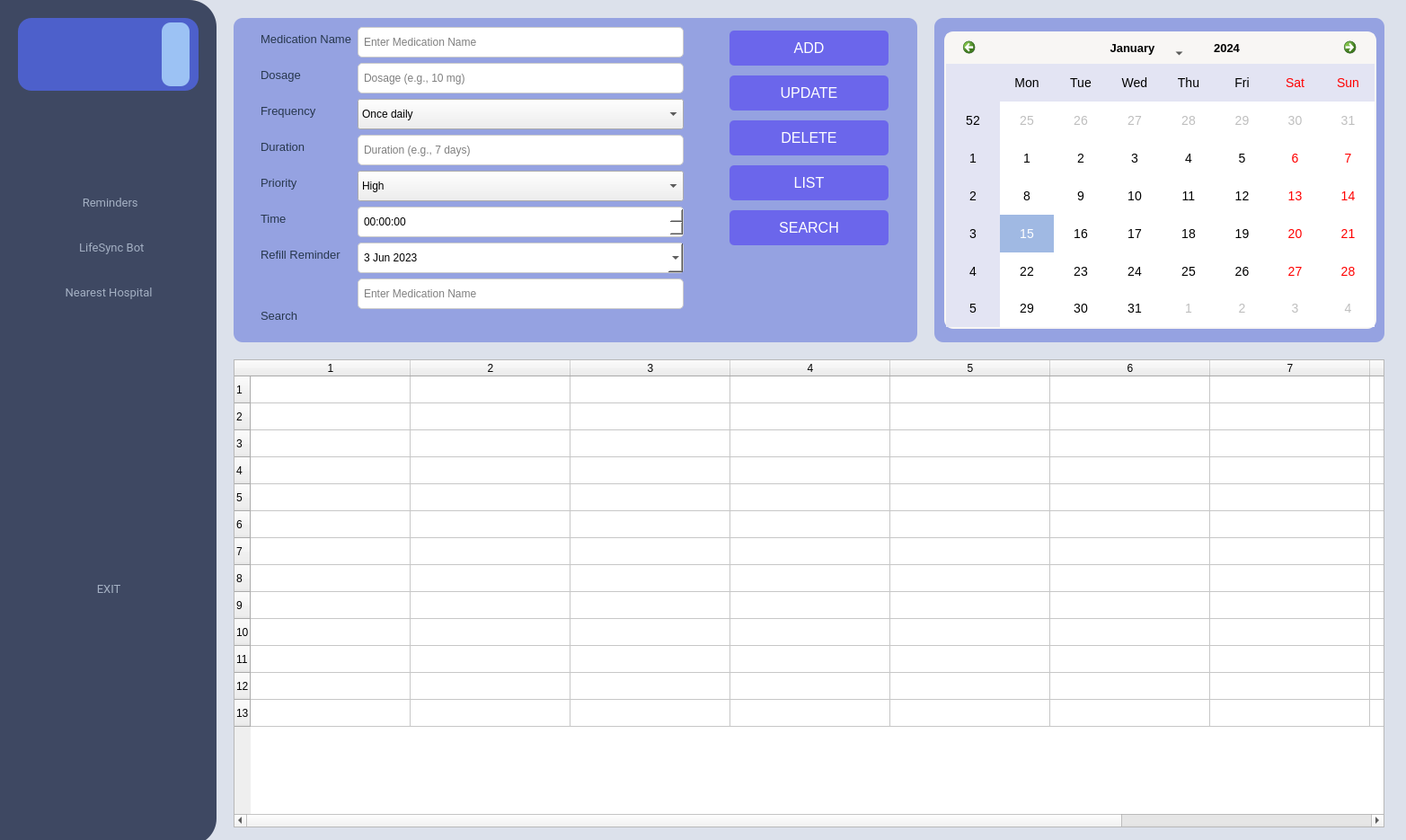
<?xml version="1.0" encoding="UTF-8"?>
<ui version="4.0">
 <class>MainWindow</class>
 <widget class="QMainWindow" name="MainWindow">
  <property name="geometry">
   <rect>
    <x>0</x>
    <y>0</y>
    <width>1565</width>
    <height>935</height>
   </rect>
  </property>
  <property name="minimumSize">
   <size>
    <width>1565</width>
    <height>935</height>
   </size>
  </property>
  <property name="maximumSize">
   <size>
    <width>1565</width>
    <height>935</height>
   </size>
  </property>
  <property name="windowTitle">
   <string>MainWindow</string>
  </property>
  <widget class="QWidget" name="centralwidget">
   <widget class="QWidget" name="menu_widget" native="true">
    <property name="geometry">
     <rect>
      <x>-30</x>
      <y>0</y>
      <width>271</width>
      <height>941</height>
     </rect>
    </property>
    <property name="styleSheet">
     <string notr="true">#menu_widget{
background-color:#3E4862;
border-radius: 30px;
}
#Reminders,
#Nearest_h,
#LifeSync,
#Exit{
background-color:#3E4862;
color:#A4B0C3;
border:none;
}
#Reminders:hover,
#Nearest_h:hover,
#LifeSync:hover,
#Exit:hover{
background-color:#2F3850;
color:#FFF;
border-radius:15px;
}
QPushButton:focus {
    outline: none;
}
</string>
    </property>
    <widget class="QPushButton" name="Reminders">
     <property name="geometry">
      <rect>
       <x>54</x>
       <y>200</y>
       <width>191</width>
       <height>51</height>
      </rect>
     </property>
     <property name="font">
      <font>
       <family>Roboto</family>
       <pointsize>10</pointsize>
      </font>
     </property>
     <property name="cursor">
      <cursorShape>PointingHandCursor</cursorShape>
     </property>
     <property name="layoutDirection">
      <enum>Qt::LeftToRight</enum>
     </property>
     <property name="styleSheet">
      <string notr="true"/>
     </property>
     <property name="text">
      <string>  Reminders</string>
     </property>
     <property name="icon">
      <iconset resource="resource.qrc">
       <normaloff>:/icons/icons/bell.svg</normaloff>:/icons/icons/bell.svg</iconset>
     </property>
     <property name="iconSize">
      <size>
       <width>20</width>
       <height>17</height>
      </size>
     </property>
    </widget>
    <widget class="QPushButton" name="Nearest_h">
     <property name="geometry">
      <rect>
       <x>54</x>
       <y>300</y>
       <width>191</width>
       <height>51</height>
      </rect>
     </property>
     <property name="font">
      <font>
       <family>Roboto</family>
       <pointsize>10</pointsize>
      </font>
     </property>
     <property name="cursor">
      <cursorShape>PointingHandCursor</cursorShape>
     </property>
     <property name="layoutDirection">
      <enum>Qt::LeftToRight</enum>
     </property>
     <property name="text">
      <string> Nearest Hospital</string>
     </property>
     <property name="icon">
      <iconset resource="resource.qrc">
       <normaloff>:/icons/icons/navigation.svg</normaloff>:/icons/icons/navigation.svg</iconset>
     </property>
     <property name="iconSize">
      <size>
       <width>20</width>
       <height>17</height>
      </size>
     </property>
     <property name="autoDefault">
      <bool>false</bool>
     </property>
     <property name="default">
      <bool>false</bool>
     </property>
     <property name="flat">
      <bool>false</bool>
     </property>
    </widget>
    <widget class="QLabel" name="yasli_amclar">
     <property name="geometry">
      <rect>
       <x>20</x>
       <y>700</y>
       <width>251</width>
       <height>291</height>
      </rect>
     </property>
     <property name="styleSheet">
      <string notr="true">image: url(:/icons/icons/person.svg);</string>
     </property>
     <property name="text">
      <string/>
     </property>
    </widget>
    <widget class="QFrame" name="logo_frame">
     <property name="geometry">
      <rect>
       <x>50</x>
       <y>20</y>
       <width>201</width>
       <height>81</height>
      </rect>
     </property>
     <property name="styleSheet">
      <string notr="true">#logo_frame{
background-color: rgba(79, 99, 215,0.9);
border-radius:15px;
}</string>
     </property>
     <property name="frameShape">
      <enum>QFrame::StyledPanel</enum>
     </property>
     <property name="frameShadow">
      <enum>QFrame::Raised</enum>
     </property>
     <widget class="QLabel" name="label_13">
      <property name="geometry">
       <rect>
        <x>5</x>
        <y>2</y>
        <width>91</width>
        <height>76</height>
       </rect>
      </property>
      <property name="styleSheet">
       <string notr="true">image: url(:/icons/icons/logo.svg);</string>
      </property>
      <property name="text">
       <string/>
      </property>
     </widget>
     <widget class="QLabel" name="label_14">
      <property name="geometry">
       <rect>
        <x>160</x>
        <y>5</y>
        <width>31</width>
        <height>71</height>
       </rect>
      </property>
      <property name="styleSheet">
       <string notr="true">
#label_14{
image: url(:/icons/icons/menu-vertical.png);
background-color: #9CC2F4;
border-radius: 10px;
}</string>
      </property>
      <property name="text">
       <string/>
      </property>
     </widget>
    </widget>
    <widget class="QPushButton" name="LifeSync">
     <property name="geometry">
      <rect>
       <x>54</x>
       <y>250</y>
       <width>191</width>
       <height>51</height>
      </rect>
     </property>
     <property name="font">
      <font>
       <family>Roboto</family>
       <pointsize>10</pointsize>
      </font>
     </property>
     <property name="cursor">
      <cursorShape>PointingHandCursor</cursorShape>
     </property>
     <property name="layoutDirection">
      <enum>Qt::LeftToRight</enum>
     </property>
     <property name="text">
      <string>   LifeSync Bot</string>
     </property>
     <property name="icon">
      <iconset resource="resource.qrc">
       <normaloff>:/icons/icons/message-circle.svg</normaloff>:/icons/icons/message-circle.svg</iconset>
     </property>
     <property name="iconSize">
      <size>
       <width>20</width>
       <height>17</height>
      </size>
     </property>
     <property name="flat">
      <bool>false</bool>
     </property>
    </widget>
    <widget class="QPushButton" name="Exit">
     <property name="geometry">
      <rect>
       <x>54</x>
       <y>630</y>
       <width>191</width>
       <height>51</height>
      </rect>
     </property>
     <property name="font">
      <font>
       <family>Roboto</family>
       <pointsize>10</pointsize>
      </font>
     </property>
     <property name="cursor">
      <cursorShape>PointingHandCursor</cursorShape>
     </property>
     <property name="layoutDirection">
      <enum>Qt::LeftToRight</enum>
     </property>
     <property name="text">
      <string> EXIT</string>
     </property>
     <property name="icon">
      <iconset resource="resource.qrc">
       <normaloff>:/icons/icons/log-out.svg</normaloff>:/icons/icons/log-out.svg</iconset>
     </property>
     <property name="iconSize">
      <size>
       <width>20</width>
       <height>17</height>
      </size>
     </property>
     <property name="autoDefault">
      <bool>false</bool>
     </property>
     <property name="default">
      <bool>false</bool>
     </property>
     <property name="flat">
      <bool>false</bool>
     </property>
    </widget>
   </widget>
   <widget class="QStackedWidget" name="stackedWidget">
    <property name="geometry">
     <rect>
      <x>220</x>
      <y>0</y>
      <width>1351</width>
      <height>941</height>
     </rect>
    </property>
    <property name="styleSheet">
     <string notr="true">QPushButton:focus {
    outline: none;
}
</string>
    </property>
    <property name="currentIndex">
     <number>0</number>
    </property>
    <widget class="QWidget" name="Reminder">
     <property name="styleSheet">
      <string notr="true">#Reminder{
background-color: #DCE1EB;
}
#UserData{
background-color: rgba(79, 99, 215,0.5);
border-radius: 10px;
}
</string>
     </property>
     <widget class="QWidget" name="UserData" native="true">
      <property name="geometry">
       <rect>
        <x>40</x>
        <y>20</y>
        <width>761</width>
        <height>361</height>
       </rect>
      </property>
      <property name="styleSheet">
       <string notr="true">/* DateTime - QDateTimeEdit */
QDateTimeEdit{
  border: 1px solid #ccc;
  border-radius: 4px;
  padding: 8px 4px;
  background-color: #fff;
  color: #000;
}

QDateTimeEdit::drop-down {
  subcontrol-origin: padding;
  subcontrol-position: right;
  width: 25px;
  border-left-width: 1px;
  border-left-color: #ccc;
  border-left-style: solid;
  background-color: #f5f5f5;
  selection-color: #fff;
  selection-background-color: #333;
	image: url(:/icons/icons/calendar.svg);
padding-left:3px;
}

/* Dosage, Duration, Frequency, MedicationName - QLineEdit */
#Dosage,
#Duration,
#Duration,
#MedicationName,
#Search_input{
  border: 1px solid #ccc;
  border-radius: 5px;
  padding: 8px 4px;
  background-color: #fff;
  color: #000;
}
#Priority,
#Frequency{
padding:8px 4px
}

QLineEdit:focus {
  border-color: #555;
}
#Dosage::hover,
#Search_input:hover,
#Duration::hover,
#Frequency::hover,
#Duration::hover,
#MedicationName::hover {
border-color: #7A3AF8;
}
QPushButton {
    background-color:#6B66EB ; /* Green */
    border: none;
    color: white;
    padding: 10px 24px;
    text-align: center;
    text-decoration: none;
    display: inline-block;
    font-size: 16px;
    margin: 4px 2px;
    border-radius: 5px;
}

QPushButton:hover {
    background-color:#4942E4; /* Darker green */
}

QPushButton:pressed {
    background-color: #11009E; /* Even darker green */
}
QComboBox QAbstractItemView {
    background-color: #FFFFFF; /* White */
    border: 1px solid #CCCCCC; /* Light gray */
    selection-background-color: #6B66EB; /* Light gray for the selected item */
    outline: none;
}
</string>
      </property>
      <widget class="QWidget" name="formLayoutWidget">
       <property name="geometry">
        <rect>
         <x>30</x>
         <y>10</y>
         <width>471</width>
         <height>339</height>
        </rect>
       </property>
       <layout class="QFormLayout" name="formLayout">
        <item row="0" column="0">
         <widget class="QLabel" name="label">
          <property name="font">
           <font>
            <pointsize>10</pointsize>
           </font>
          </property>
          <property name="styleSheet">
           <string notr="true">color:#27374D</string>
          </property>
          <property name="text">
           <string>Medication Name</string>
          </property>
         </widget>
        </item>
        <item row="0" column="1">
         <widget class="QLineEdit" name="MedicationName">
          <property name="placeholderText">
           <string>Enter Medication Name</string>
          </property>
         </widget>
        </item>
        <item row="1" column="0">
         <widget class="QLabel" name="label_2">
          <property name="font">
           <font>
            <pointsize>10</pointsize>
            <weight>50</weight>
            <bold>false</bold>
           </font>
          </property>
          <property name="styleSheet">
           <string notr="true">color:#27374D</string>
          </property>
          <property name="text">
           <string>Dosage</string>
          </property>
         </widget>
        </item>
        <item row="1" column="1">
         <widget class="QLineEdit" name="Dosage">
          <property name="placeholderText">
           <string>Dosage (e.g., 10 mg)</string>
          </property>
         </widget>
        </item>
        <item row="2" column="0">
         <widget class="QLabel" name="label_3">
          <property name="font">
           <font>
            <pointsize>10</pointsize>
           </font>
          </property>
          <property name="styleSheet">
           <string notr="true">color:#27374D</string>
          </property>
          <property name="text">
           <string>Frequency</string>
          </property>
         </widget>
        </item>
        <item row="3" column="0">
         <widget class="QLabel" name="label_4">
          <property name="font">
           <font>
            <pointsize>10</pointsize>
           </font>
          </property>
          <property name="styleSheet">
           <string notr="true">color:#27374D</string>
          </property>
          <property name="text">
           <string>Duration</string>
          </property>
         </widget>
        </item>
        <item row="3" column="1">
         <widget class="QLineEdit" name="Duration">
          <property name="placeholderText">
           <string>Duration (e.g., 7 days)</string>
          </property>
          <property name="clearButtonEnabled">
           <bool>true</bool>
          </property>
         </widget>
        </item>
        <item row="4" column="0">
         <widget class="QLabel" name="label_5">
          <property name="font">
           <font>
            <pointsize>10</pointsize>
           </font>
          </property>
          <property name="styleSheet">
           <string notr="true">color:#27374D</string>
          </property>
          <property name="text">
           <string>Priority</string>
          </property>
         </widget>
        </item>
        <item row="4" column="1">
         <widget class="QComboBox" name="Priority">
          <item>
           <property name="text">
            <string>High</string>
           </property>
          </item>
          <item>
           <property name="text">
            <string>Medium</string>
           </property>
          </item>
          <item>
           <property name="text">
            <string>Low</string>
           </property>
          </item>
         </widget>
        </item>
        <item row="5" column="0">
         <widget class="QLabel" name="label_6">
          <property name="font">
           <font>
            <pointsize>10</pointsize>
           </font>
          </property>
          <property name="styleSheet">
           <string notr="true">color:#27374D</string>
          </property>
          <property name="text">
           <string>Time</string>
          </property>
         </widget>
        </item>
        <item row="6" column="0">
         <widget class="QLabel" name="label_7">
          <property name="font">
           <font>
            <pointsize>10</pointsize>
           </font>
          </property>
          <property name="styleSheet">
           <string notr="true">color:#27374D</string>
          </property>
          <property name="text">
           <string>Refill Reminder</string>
          </property>
         </widget>
        </item>
        <item row="6" column="1">
         <widget class="QDateEdit" name="Refill">
          <property name="dateTime">
           <datetime>
            <hour>0</hour>
            <minute>0</minute>
            <second>0</second>
            <year>2023</year>
            <month>6</month>
            <day>3</day>
           </datetime>
          </property>
          <property name="calendarPopup">
           <bool>true</bool>
          </property>
         </widget>
        </item>
        <item row="2" column="1">
         <widget class="QComboBox" name="Frequency">
          <property name="styleSheet">
           <string notr="true"/>
          </property>
          <item>
           <property name="text">
            <string>Once daily</string>
           </property>
          </item>
          <item>
           <property name="text">
            <string>Twice daily</string>
           </property>
          </item>
          <item>
           <property name="text">
            <string>Three times daily</string>
           </property>
          </item>
          <item>
           <property name="text">
            <string>Once every two days</string>
           </property>
          </item>
          <item>
           <property name="text">
            <string>Once weekly</string>
           </property>
          </item>
         </widget>
        </item>
        <item row="5" column="1">
         <widget class="QTimeEdit" name="Time">
          <property name="styleSheet">
           <string notr="true">QTimeEdit::up-button {
    subcontrol-origin: border;
    subcontrol-position: top right;
    image: url(:/icons/icons/chevron-up.svg);
    width: 25px;
    height: 22px;

}

QTimeEdit::down-button {
    subcontrol-origin: border;
    subcontrol-position: bottom right;
    image: url(:/icons/icons/chevron-down.svg);
    width: 25px;
    height: 22px;
}
</string>
          </property>
          <property name="dateTime">
           <datetime>
            <hour>0</hour>
            <minute>0</minute>
            <second>0</second>
            <year>2023</year>
            <month>6</month>
            <day>3</day>
           </datetime>
          </property>
          <property name="calendarPopup">
           <bool>true</bool>
          </property>
         </widget>
        </item>
        <item row="7" column="1">
         <widget class="QLineEdit" name="Search_input">
          <property name="placeholderText">
           <string>Enter Medication Name</string>
          </property>
         </widget>
        </item>
       </layout>
      </widget>
      <widget class="QPushButton" name="Add">
       <property name="geometry">
        <rect>
         <x>550</x>
         <y>10</y>
         <width>181</width>
         <height>47</height>
        </rect>
       </property>
       <property name="styleSheet">
        <string notr="true"/>
       </property>
       <property name="text">
        <string>ADD</string>
       </property>
      </widget>
      <widget class="QPushButton" name="Update">
       <property name="geometry">
        <rect>
         <x>550</x>
         <y>60</y>
         <width>181</width>
         <height>47</height>
        </rect>
       </property>
       <property name="text">
        <string>UPDATE</string>
       </property>
       <property name="checkable">
        <bool>false</bool>
       </property>
      </widget>
      <widget class="QPushButton" name="Delete">
       <property name="geometry">
        <rect>
         <x>550</x>
         <y>110</y>
         <width>181</width>
         <height>47</height>
        </rect>
       </property>
       <property name="text">
        <string>DELETE</string>
       </property>
      </widget>
      <widget class="QPushButton" name="List">
       <property name="geometry">
        <rect>
         <x>550</x>
         <y>160</y>
         <width>181</width>
         <height>47</height>
        </rect>
       </property>
       <property name="text">
        <string>LIST</string>
       </property>
      </widget>
      <widget class="QPushButton" name="Search">
       <property name="geometry">
        <rect>
         <x>550</x>
         <y>210</y>
         <width>181</width>
         <height>47</height>
        </rect>
       </property>
       <property name="text">
        <string>SEARCH</string>
       </property>
      </widget>
      <widget class="QLabel" name="label_18">
       <property name="geometry">
        <rect>
         <x>30</x>
         <y>313</y>
         <width>113</width>
         <height>36</height>
        </rect>
       </property>
       <property name="font">
        <font>
         <pointsize>10</pointsize>
        </font>
       </property>
       <property name="styleSheet">
        <string notr="true">color:#27374D</string>
       </property>
       <property name="text">
        <string>Search</string>
       </property>
      </widget>
     </widget>
     <widget class="QTableWidget" name="tableWidget">
      <property name="geometry">
       <rect>
        <x>40</x>
        <y>400</y>
        <width>1281</width>
        <height>521</height>
       </rect>
      </property>
      <property name="styleSheet">
       <string notr="true">QTableWidget::item:selected {
    background-color: rgba(79, 99, 215,0.5);
    color: #FFFFFF; /* Change this color to the desired text color */
}
</string>
      </property>
      <property name="rowCount">
       <number>13</number>
      </property>
      <property name="columnCount">
       <number>9</number>
      </property>
      <attribute name="horizontalHeaderDefaultSectionSize">
       <number>178</number>
      </attribute>
      <row/>
      <row/>
      <row/>
      <row/>
      <row/>
      <row/>
      <row/>
      <row/>
      <row/>
      <row/>
      <row/>
      <row/>
      <row/>
      <column/>
      <column/>
      <column/>
      <column/>
      <column/>
      <column/>
      <column/>
      <column/>
      <column/>
     </widget>
     <widget class="QWidget" name="Calendar" native="true">
      <property name="geometry">
       <rect>
        <x>820</x>
        <y>20</y>
        <width>501</width>
        <height>361</height>
       </rect>
      </property>
      <property name="styleSheet">
       <string notr="true">#Calendar{
background-color: rgba(79, 99, 215,0.5);
border-radius: 10px;
}</string>
      </property>
      <widget class="QCalendarWidget" name="calendarWidget">
       <property name="geometry">
        <rect>
         <x>11</x>
         <y>15</y>
         <width>481</width>
         <height>331</height>
        </rect>
       </property>
       <property name="styleSheet">
        <string notr="true">/* Calendar Widget Styles */
QCalendarWidget {
  background-color: #F8F6F4;
  font-family: Arial, sans-serif;
  font-size: 14px;
  border-radius: 5px;
}

QCalendarWidget QHeaderView {
  background-color: #F8F6F4;
  font-weight: bold;
}

QCalendarWidget QWidget#qt_calendar_navigationbar {
  background-color: #F8F6F4;
	border: 2px solid  #F8F6F4;
	border-bottom: 0px;
	border-top-left-radius: 10px;
	border-top-right-radius: 10px;
}

QCalendarWidget QToolButton {
  background-color: transparent;
}

QCalendarWidget QTableView {
  selection-background-color: #A0B9E3;
  alternate-background-color: #E3E4F3;
outline: 0px;
	border: 2px solid #F8F6F4;
	border-top: 0px;
	border-bottom-left-radius: 10px;
	border-bottom-right-radius: 10px;
}
QCalendarWidget QTableView::item:selected {
  color: #fff;
}
QCalendarWidget QTableView QTableCornerButton::section {
  background-color: #F8F6F4;
}

QCalendarWidget QTableView QHeaderView::section {
  background-color: #F8F6F4;
}

QCalendarWidget QSpinBox {
  border: 1px solid #9BA3EB;
  padding: 1px;
  border-radius: 10px;
}

QCalendarWidget QSpinBox:hover {
  border-color: #A0B9E3;
}

QCalendarWidget QSpinBox::up-button, QCalendarWidget QSpinBox::down-button {
  subcontrol-origin: border;
  subcontrol-position: top right;
  width: 15px;
  border-left-width: 1px;
}

QCalendarWidget QSpinBox::up-arrow, QCalendarWidget QSpinBox::down-arrow {
  image: url(up_down_arrow.png);
}
QCalendarWidget QToolButton#qt_calendar_prevmonth {
/* delete default icons */
  qproperty-icon: none; 
margin-left:2px;
border-radius: 5px;
width: 50px;
min-height: 20px;
max-height:20px;
image: url(:/icons/icons/arrow-left-circle.svg);
}

QCalendarWidget QToolButton#qt_calendar_nextmonth {
qproperty-icon: none; 
margin-right:2px;
border-radius: 5px;
width: 50px;
min-height: 20px;
max-height:20px;
image:url(:/icons/icons/arrow-right-circle.svg);
}

QCalendarWidget QToolButton#qt_calendar_prevyear {
qproperty-icon: none;
image: url(:/icons/icons/chevrons-right.svg);
}

QCalendarWidget QToolButton#qt_calendar_nextyear {
qproperty-icon: none;
 image: url(:/icons/icons/chevrons-left.svg);
}

QCalendarWidget QMenu {
  background-color: #F8F6F4;
}

QCalendarWidget QMenu::item {
  padding: 5px;
}

QCalendarWidget QMenu::item:selected {
  background-color: #A0B9E3;

}

QCalendarWidget QMenu::icon {
  width: 12px;
  height: 12px;
  margin-right: 5px;
}
/* Style for month and yeat buttons #################################### */

#qt_calendar_yearbutton {
    color: #000;
	margin:5px;
    border-radius: 4px;
	font-size: 13px;
	padding:4px 6px;
}

 #qt_calendar_monthbutton {
	width: 110px;
    color: #000;
	font-size: 13px;
	margin:5px 15px;
    border-radius: 5px;
	padding:4px 2px;
}



/* Style for year input lineEdit ######################################*/
#qt_calendar_yearedit {
    min-width:56px;
    color: #000;
    background: transparent;
	font-size: 13px;
	padding:0px 8px;
}


/* Style for year change buttons ######################################*/

#qt_calendar_yearedit::up-button { 
	image: url(:/icons/icons/chevrons-right.svg);
    subcontrol-position: right;
}

#qt_calendar_yearedit::down-button { 
	image: url(:/icons/icons/chevrons-left.svg);
    subcontrol-position: left; 
}

#qt_calendar_yearedit::down-button, 
#qt_calendar_yearedit::up-button {
	width:15px;
	padding: 0px 5px;
	border-radius:3px;
}



</string>
       </property>
      </widget>
     </widget>
    </widget>
    <widget class="QWidget" name="Chatbot">
     <property name="styleSheet">
      <string notr="true">#Chatbot{
background-color:#DCE1EB;
}</string>
     </property>
     <widget class="QFrame" name="frame">
      <property name="geometry">
       <rect>
        <x>20</x>
        <y>0</y>
        <width>1321</width>
        <height>921</height>
       </rect>
      </property>
      <property name="styleSheet">
       <string notr="true">#frame{
image: url(:/icons/icons/WorldMap.svg);
}</string>
      </property>
      <property name="frameShape">
       <enum>QFrame::StyledPanel</enum>
      </property>
      <property name="frameShadow">
       <enum>QFrame::Raised</enum>
      </property>
      <widget class="QWidget" name="chat_layout" native="true">
       <property name="geometry">
        <rect>
         <x>150</x>
         <y>70</y>
         <width>1031</width>
         <height>841</height>
        </rect>
       </property>
       <property name="styleSheet">
        <string notr="true">#chat_layout{
background-color:rgba(62, 72, 98,0.7);
border-radius:20px;
}</string>
       </property>
       <widget class="QFrame" name="option">
        <property name="geometry">
         <rect>
          <x>210</x>
          <y>50</y>
          <width>651</width>
          <height>141</height>
         </rect>
        </property>
        <property name="styleSheet">
         <string notr="true">#option{
background-color:rgba(62, 72, 98,0.9);
border-radius:15px;
}</string>
        </property>
        <property name="frameShape">
         <enum>QFrame::StyledPanel</enum>
        </property>
        <property name="frameShadow">
         <enum>QFrame::Raised</enum>
        </property>
        <widget class="QLabel" name="label_16">
         <property name="geometry">
          <rect>
           <x>220</x>
           <y>20</y>
           <width>221</width>
           <height>20</height>
          </rect>
         </property>
         <property name="font">
          <font>
           <family>Roboto</family>
           <pointsize>12</pointsize>
          </font>
         </property>
         <property name="styleSheet">
          <string notr="true">color: #DCE1EB;</string>
         </property>
         <property name="text">
          <string>Please select an option:</string>
         </property>
        </widget>
        <widget class="QComboBox" name="Useroption">
         <property name="geometry">
          <rect>
           <x>80</x>
           <y>60</y>
           <width>491</width>
           <height>31</height>
          </rect>
         </property>
         <property name="font">
          <font>
           <family>Open Sans</family>
           <pointsize>10</pointsize>
          </font>
         </property>
         <property name="styleSheet">
          <string notr="true">QComboBox QAbstractItemView {
    background-color: #FFFFFF; /* White */
    border: 1px solid #CCCCCC; /* Light gray */
   	selection-background-color: #6B66EB; /* Light gray for the selected item */
    outline: none;

}
#Useroption{
padding: 4px 8px;
background-color:#A4B0C3;
color: rgb(62, 72, 98);
border-radius:4px;

}
QComboBox::down-arrow {
    image: url(:/icons/icons/chevrons-down.svg);
    width: 25px;
    height: 25px;
}
QComboBox::drop-down {
    subcontrol-origin: padding;
    subcontrol-position: top right;
    width: 30px;

    border-left-width: 1px;
    border-left-color: darkgray;
    border-left-style: solid;
    border-top-right-radius: 3px;
    border-bottom-right-radius: 3px;

    padding-left: 2px;
 outline: none;
}</string>
         </property>
         <item>
          <property name="text">
           <string>Ask for Information</string>
          </property>
         </item>
         <item>
          <property name="text">
           <string>Request Medication Advice</string>
          </property>
         </item>
         <item>
          <property name="text">
           <string>Ask about Medication Side Effects</string>
          </property>
         </item>
         <item>
          <property name="text">
           <string>Ask for Dosage Instructions</string>
          </property>
         </item>
         <item>
          <property name="text">
           <string>Ask for Medication Storage Recommendations</string>
          </property>
         </item>
         <item>
          <property name="text">
           <string>Inquire about Medication Precautions or Warnings</string>
          </property>
         </item>
         <item>
          <property name="text">
           <string>Request Medication Formulations or Alternatives</string>
          </property>
         </item>
         <item>
          <property name="text">
           <string>Report Medication Adverse Reactions</string>
          </property>
         </item>
         <item>
          <property name="text">
           <string>Report Medication Effectiveness or Lack Thereof</string>
          </property>
         </item>
        </widget>
       </widget>
       <widget class="QWidget" name="Question" native="true">
        <property name="geometry">
         <rect>
          <x>210</x>
          <y>210</y>
          <width>651</width>
          <height>201</height>
         </rect>
        </property>
        <property name="styleSheet">
         <string notr="true">#Question{
background-color:rgba(62, 72, 98,0.9);
border-radius:15px;
}</string>
        </property>
        <widget class="QPlainTextEdit" name="usermsg">
         <property name="geometry">
          <rect>
           <x>20</x>
           <y>20</y>
           <width>611</width>
           <height>131</height>
          </rect>
         </property>
         <property name="font">
          <font>
           <family>Open Sans</family>
           <pointsize>9</pointsize>
          </font>
         </property>
         <property name="styleSheet">
          <string notr="true">#usermsg{
background-color:#A4B0C3;
border-radius:14px;
padding: 4px 8px;
}
#usermsg:hover{
color:rgb(62, 72, 98);
}
#usermsg QScrollBar {
    background-color: #f2f2f2;
    width: 8px;
}</string>
         </property>
         <property name="placeholderText">
          <string>Send a massege.</string>
         </property>
        </widget>
        <widget class="QPushButton" name="send">
         <property name="geometry">
          <rect>
           <x>490</x>
           <y>156</y>
           <width>141</width>
           <height>41</height>
          </rect>
         </property>
         <property name="font">
          <font>
           <family>Roboto</family>
           <pointsize>9</pointsize>
          </font>
         </property>
         <property name="cursor">
          <cursorShape>PointingHandCursor</cursorShape>
         </property>
         <property name="layoutDirection">
          <enum>Qt::LeftToRight</enum>
         </property>
         <property name="styleSheet">
          <string notr="true">#send{
background-color:rgba(62, 72, 98,0.8);
color:#A4B0C3;
border:none;
border-radius:15px;
}
#send:hover{
background-color:#2F3850;
color:#FFF;
border-radius:15px;
}</string>
         </property>
         <property name="text">
          <string>  Send</string>
         </property>
         <property name="icon">
          <iconset resource="resource.qrc">
           <normaloff>:/icons/icons/send.svg</normaloff>:/icons/icons/send.svg</iconset>
         </property>
         <property name="iconSize">
          <size>
           <width>20</width>
           <height>17</height>
          </size>
         </property>
        </widget>
       </widget>
       <widget class="QWidget" name="Result" native="true">
        <property name="geometry">
         <rect>
          <x>209</x>
          <y>430</y>
          <width>651</width>
          <height>391</height>
         </rect>
        </property>
        <property name="font">
         <font>
          <pointsize>10</pointsize>
         </font>
        </property>
        <property name="styleSheet">
         <string notr="true">#Result{
background-color:rgba(62, 72, 98,0.9);
border-radius:15px;
}</string>
        </property>
        <widget class="QTextBrowser" name="BotAnswer">
         <property name="geometry">
          <rect>
           <x>20</x>
           <y>20</y>
           <width>611</width>
           <height>351</height>
          </rect>
         </property>
         <property name="font">
          <font>
           <family>Roboto</family>
           <pointsize>11</pointsize>
          </font>
         </property>
         <property name="styleSheet">
          <string notr="true">#BotAnswer{
background-color:#A4B0C3;
border-radius:14px;
}
#BotAnswer QScrollBar {
    background-color: #f2f2f2;
    width: 8px;
}
QTextBrowser::verticalScrollBar {
    background-color: rgba(62, 72, 98,0.9);
    width: 12px; /* Set the width of the scrollbar */
}

QTextBrowser::horizontalScrollBar {
    background-color: rgba(62, 72, 98,0.9);
    height: 12px; /* Set the height of the scrollbar */
}

QTextBrowser::verticalScrollBar:hover,
QTextBrowser::horizontalScrollBar:hover {
    background-color: #4F63D7; /* Set the background color when hovering */
}

QTextBrowser::verticalScrollBar::handle,
QTextBrowser::horizontalScrollBar::handle {
    background-color: #4F63D7; /* Set the color of the scrollbar handle */
    border-radius: 6px; /* Set the border radius of the scrollbar handle */
}

QTextBrowser::verticalScrollBar::handle:hover,
QTextBrowser::horizontalScrollBar::handle:hover {
    background-color: #4F63D7; /* Set the color of the scrollbar handle when hovering */
}

QTextBrowser::verticalScrollBar::sub-page,
QTextBrowser::horizontalScrollBar::sub-page {
    background-color: none; /* Set the background color of the scrollable area */
}

QTextBrowser::verticalScrollBar::add-page,
QTextBrowser::horizontalScrollBar::add-page {
    background-color: none; /* Set the background color of the non-scrollable area */
}
</string>
         </property>
        </widget>
       </widget>
      </widget>
      <widget class="QLabel" name="label_15">
       <property name="geometry">
        <rect>
         <x>330</x>
         <y>20</y>
         <width>681</width>
         <height>41</height>
        </rect>
       </property>
       <property name="font">
        <font>
         <family>Dosis SemiBold</family>
         <pointsize>15</pointsize>
        </font>
       </property>
       <property name="styleSheet">
        <string notr="true">color:#0A0C18;</string>
       </property>
       <property name="text">
        <string>Welcome to Your Virtual Health Assistant! How can I assist you today?</string>
       </property>
      </widget>
     </widget>
    </widget>
    <widget class="QWidget" name="Nhospital">
     <property name="styleSheet">
      <string notr="true">#Nhospital{
background-color:#DCE1EB;
}
#UserForm{
background-color: rgba(79, 99, 215,0.5);
border-radius: 10px;
}</string>
     </property>
     <widget class="QGroupBox" name="UserForm">
      <property name="geometry">
       <rect>
        <x>79</x>
        <y>47</y>
        <width>531</width>
        <height>381</height>
       </rect>
      </property>
      <property name="font">
       <font>
        <family>Oswald</family>
        <pointsize>10</pointsize>
       </font>
      </property>
      <property name="styleSheet">
       <string notr="true">QGroupBox#UserForm{
    border-radius: 20px;
    padding: 5px;
}

QGroupBox:title {
    subcontrol-origin: margin;
    subcontrol-position: top left;
    padding: 0 4px;
	margin-left:13px;
	color:#27374D;
	margin-top:20px;
}
#Latitude,
#Longitude{
  border: 1px solid #ccc;
  border-radius: 5px;
  padding: 8px 4px;
  background-color: #fff;
  color: #000;
}
#Latitude:hover,
#Longitude:hover{
border-color: #7A3AF8;
}
</string>
      </property>
      <property name="title">
       <string>Nearest Health Centers</string>
      </property>
      <widget class="QWidget" name="verticalLayoutWidget">
       <property name="geometry">
        <rect>
         <x>100</x>
         <y>70</y>
         <width>331</width>
         <height>281</height>
        </rect>
       </property>
       <layout class="QVBoxLayout" name="verticalLayout" stretch="0,0,0,0,0,0">
        <property name="spacing">
         <number>11</number>
        </property>
        <property name="bottomMargin">
         <number>0</number>
        </property>
        <item>
         <widget class="QLabel" name="label_8">
          <property name="font">
           <font>
            <family>Roboto Condensed</family>
            <pointsize>10</pointsize>
           </font>
          </property>
          <property name="styleSheet">
           <string notr="true">color:#27374D</string>
          </property>
          <property name="text">
           <string>Enter Your Address</string>
          </property>
         </widget>
        </item>
        <item>
         <widget class="QLineEdit" name="UserAddress">
          <property name="minimumSize">
           <size>
            <width>0</width>
            <height>46</height>
           </size>
          </property>
          <property name="styleSheet">
           <string notr="true">#UserAddress{
  border: 1px solid #ccc;
  border-radius: 5px;
  padding: 8px 4px;
  background-color: #fff;
  color: #000;
}
#UserAddress:hover{
border-color: #7A3AF8;
}</string>
          </property>
          <property name="placeholderText">
           <string>Enter your location address</string>
          </property>
         </widget>
        </item>
        <item>
         <widget class="QLabel" name="label_17">
          <property name="font">
           <font>
            <family>Roboto Condensed</family>
            <pointsize>10</pointsize>
           </font>
          </property>
          <property name="styleSheet">
           <string notr="true">color:#27374D</string>
          </property>
          <property name="text">
           <string>To Find Nearest Pharmacy</string>
          </property>
          <property name="alignment">
           <set>Qt::AlignCenter</set>
          </property>
         </widget>
        </item>
        <item>
         <widget class="QPushButton" name="GetData">
          <property name="minimumSize">
           <size>
            <width>55</width>
            <height>59</height>
           </size>
          </property>
          <property name="styleSheet">
           <string notr="true">QPushButton {
    background-color:#6B66EB ; /* Green */
    border: none;
    color: white;
    padding: 10px 24px;
    text-align: center;
    text-decoration: none;
    display: inline-block;
    font-size: 16px;
    margin: 4px 2px;
    border-radius: 5px;
}

QPushButton:hover {
    background-color:#4942E4; /* Darker green */
}

QPushButton:pressed {
    background-color: #11009E; /* Even darker green */
}
QComboBox QAbstractItemView {
    background-color: #FFFFFF; /* White */
    border: 1px solid #CCCCCC; /* Light gray */
    selection-background-color: #6B66EB; /* Light gray for the selected item */
    outline: none;
}</string>
          </property>
          <property name="text">
           <string>Find Nearest Pharmacy</string>
          </property>
         </widget>
        </item>
        <item>
         <widget class="QLabel" name="label_9">
          <property name="font">
           <font>
            <family>Roboto Condensed</family>
            <pointsize>10</pointsize>
           </font>
          </property>
          <property name="styleSheet">
           <string notr="true">color:#27374D</string>
          </property>
          <property name="text">
           <string>To Find Nearest Hospital</string>
          </property>
          <property name="alignment">
           <set>Qt::AlignCenter</set>
          </property>
         </widget>
        </item>
        <item>
         <widget class="QPushButton" name="Find">
          <property name="minimumSize">
           <size>
            <width>0</width>
            <height>59</height>
           </size>
          </property>
          <property name="styleSheet">
           <string notr="true">QPushButton {
    background-color:#6B66EB ; /* Green */
    border: none;
    color: white;
    padding: 10px 24px;
    text-align: center;
    text-decoration: none;
    display: inline-block;
    font-size: 16px;
    margin: 4px 2px;
    border-radius: 5px;
}

QPushButton:hover {
    background-color:#4942E4; /* Darker green */
}

QPushButton:pressed {
    background-color: #11009E; /* Even darker green */
}
QComboBox QAbstractItemView {
    background-color: #FFFFFF; /* White */
    border: 1px solid #CCCCCC; /* Light gray */
    selection-background-color: #6B66EB; /* Light gray for the selected item */
    outline: none;
}</string>
          </property>
          <property name="text">
           <string>Find Nearest Hospital</string>
          </property>
         </widget>
        </item>
       </layout>
      </widget>
     </widget>
     <widget class="QWidget" name="result" native="true">
      <property name="geometry">
       <rect>
        <x>710</x>
        <y>390</y>
        <width>601</width>
        <height>401</height>
       </rect>
      </property>
      <property name="styleSheet">
       <string notr="true">#result{
background-color:rgba(79, 99, 215,0.5);
border-radius: 20px;
}</string>
      </property>
      <widget class="QTextBrowser" name="textBrowser">
       <property name="geometry">
        <rect>
         <x>30</x>
         <y>90</y>
         <width>531</width>
         <height>191</height>
        </rect>
       </property>
       <property name="font">
        <font>
         <family>Open Sans</family>
         <pointsize>10</pointsize>
        </font>
       </property>
      </widget>
      <widget class="QLabel" name="label_10">
       <property name="geometry">
        <rect>
         <x>30</x>
         <y>40</y>
         <width>331</width>
         <height>31</height>
        </rect>
       </property>
       <property name="font">
        <font>
         <family>Oswald</family>
         <pointsize>11</pointsize>
        </font>
       </property>
       <property name="styleSheet">
        <string notr="true">color:#27374D</string>
       </property>
       <property name="text">
        <string>Here Is Your Nearest Hospital/Pharmacy Data:</string>
       </property>
      </widget>
      <widget class="QPushButton" name="OpenLocation">
       <property name="geometry">
        <rect>
         <x>30</x>
         <y>290</y>
         <width>161</width>
         <height>61</height>
        </rect>
       </property>
       <property name="styleSheet">
        <string notr="true">QPushButton {
    background-color:#6B66EB ; /* Green */
    border: none;
    color: white;
    padding: 10px 24px;
    text-align: center;
    text-decoration: none;
    display: inline-block;
    font-size: 16px;
    margin: 4px 2px;
    border-radius: 5px;
}

QPushButton:hover {
    background-color:#4942E4; /* Darker green */
}

QPushButton:pressed {
    background-color: #11009E; /* Even darker green */
}
QComboBox QAbstractItemView {
    background-color: #FFFFFF; /* White */
    border: 1px solid #CCCCCC; /* Light gray */
    selection-background-color: #6B66EB; /* Light gray for the selected item */
    outline: none;
}</string>
       </property>
       <property name="text">
        <string>Open Location</string>
       </property>
      </widget>
     </widget>
     <widget class="QLabel" name="label_11">
      <property name="geometry">
       <rect>
        <x>526</x>
        <y>153</y>
        <width>311</width>
        <height>251</height>
       </rect>
      </property>
      <property name="styleSheet">
       <string notr="true">image: url(:/icons/icons/location.svg);</string>
      </property>
      <property name="text">
       <string/>
      </property>
     </widget>
     <widget class="QWidget" name="guide" native="true">
      <property name="geometry">
       <rect>
        <x>80</x>
        <y>480</y>
        <width>531</width>
        <height>401</height>
       </rect>
      </property>
      <property name="styleSheet">
       <string notr="true">#guide{
background-color:rgba(79, 99, 215,0.5);
border-radius: 20px;
}</string>
      </property>
      <widget class="QTextEdit" name="Guide_text">
       <property name="geometry">
        <rect>
         <x>20</x>
         <y>110</y>
         <width>491</width>
         <height>241</height>
        </rect>
       </property>
       <property name="font">
        <font>
         <family>Open Sans</family>
         <pointsize>8</pointsize>
        </font>
       </property>
       <property name="styleSheet">
        <string notr="true">#Guide_text{
background-color:rgba(79, 99, 215,0.2);
border-radius:10px;
padding:4px 5px;
color:#0A0C18;
}</string>
       </property>
       <property name="readOnly">
        <bool>true</bool>
       </property>
       <property name="html">
        <string>&lt;!DOCTYPE HTML PUBLIC &quot;-//W3C//DTD HTML 4.0//EN&quot; &quot;http://www.w3.org/TR/REC-html40/strict.dtd&quot;&gt;
&lt;html&gt;&lt;head&gt;&lt;meta name=&quot;qrichtext&quot; content=&quot;1&quot; /&gt;&lt;style type=&quot;text/css&quot;&gt;
p, li { white-space: pre-wrap; }
&lt;/style&gt;&lt;/head&gt;&lt;body style=&quot; font-family:'Open Sans'; font-size:8pt; font-weight:400; font-style:normal;&quot;&gt;
&lt;p style=&quot; margin-top:0px; margin-bottom:0px; margin-left:0px; margin-right:0px; -qt-block-indent:0; text-indent:0px;&quot;&gt;&lt;span style=&quot; font-size:11pt;&quot;&gt;1. Enter the address of your location in the input bar.&lt;/span&gt;&lt;/p&gt;
&lt;p style=&quot; margin-top:0px; margin-bottom:0px; margin-left:0px; margin-right:0px; -qt-block-indent:0; text-indent:0px;&quot;&gt;&lt;span style=&quot; font-size:11pt;&quot;&gt;2. Two buttons will be displayed: &amp;quot;Find Nearest Pharmacy&amp;quot; and &amp;quot;Find Nearest Hospital.&amp;quot; Click on the appropriate button based on the data you need.&lt;/span&gt;&lt;/p&gt;
&lt;p style=&quot; margin-top:0px; margin-bottom:0px; margin-left:0px; margin-right:0px; -qt-block-indent:0; text-indent:0px;&quot;&gt;&lt;span style=&quot; font-size:11pt;&quot;&gt;If you choose &amp;quot;Find Nearest Pharmacy&amp;quot;: &lt;/span&gt;&lt;/p&gt;
&lt;p style=&quot; margin-top:0px; margin-bottom:0px; margin-left:0px; margin-right:0px; -qt-block-indent:0; text-indent:0px;&quot;&gt;&lt;span style=&quot; font-size:11pt;&quot;&gt;4. The TextBrowser will process your location and display the nearest pharmacies based on your address. &lt;/span&gt;&lt;/p&gt;
&lt;p style=&quot; margin-top:0px; margin-bottom:0px; margin-left:0px; margin-right:0px; -qt-block-indent:0; text-indent:0px;&quot;&gt;&lt;span style=&quot; font-size:11pt;&quot;&gt;5. You can view the names, addresses, and distances of the nearby pharmacies.&lt;/span&gt;&lt;/p&gt;
&lt;p style=&quot; margin-top:0px; margin-bottom:0px; margin-left:0px; margin-right:0px; -qt-block-indent:0; text-indent:0px;&quot;&gt;&lt;span style=&quot; font-size:11pt;&quot;&gt;If you choose &amp;quot;Find Nearest Hospital&amp;quot;:&lt;/span&gt;&lt;/p&gt;
&lt;p style=&quot; margin-top:0px; margin-bottom:0px; margin-left:0px; margin-right:0px; -qt-block-indent:0; text-indent:0px;&quot;&gt;&lt;span style=&quot; font-size:11pt;&quot;&gt;6. The TextBrowser will process your location and display the nearest hospitals based on your address. &lt;br /&gt;7.You can view the names, addresses, and distances of the nearby hospitals.&lt;/span&gt;&lt;/p&gt;&lt;/body&gt;&lt;/html&gt;</string>
       </property>
       <property name="overwriteMode">
        <bool>true</bool>
       </property>
      </widget>
      <widget class="QLabel" name="label_12">
       <property name="geometry">
        <rect>
         <x>20</x>
         <y>20</y>
         <width>491</width>
         <height>71</height>
        </rect>
       </property>
       <property name="font">
        <font>
         <family>Open Sans</family>
         <pointsize>12</pointsize>
        </font>
       </property>
       <property name="text">
        <string>User Guide: Finding Nearest Pharmacy or Hospital Based on Address</string>
       </property>
       <property name="wordWrap">
        <bool>true</bool>
       </property>
      </widget>
     </widget>
     <zorder>label_11</zorder>
     <zorder>UserForm</zorder>
     <zorder>result</zorder>
     <zorder>guide</zorder>
    </widget>
   </widget>
   <zorder>stackedWidget</zorder>
   <zorder>menu_widget</zorder>
  </widget>
 </widget>
 <resources>
  <include location="resource.qrc"/>
 </resources>
 <connections/>
</ui>
